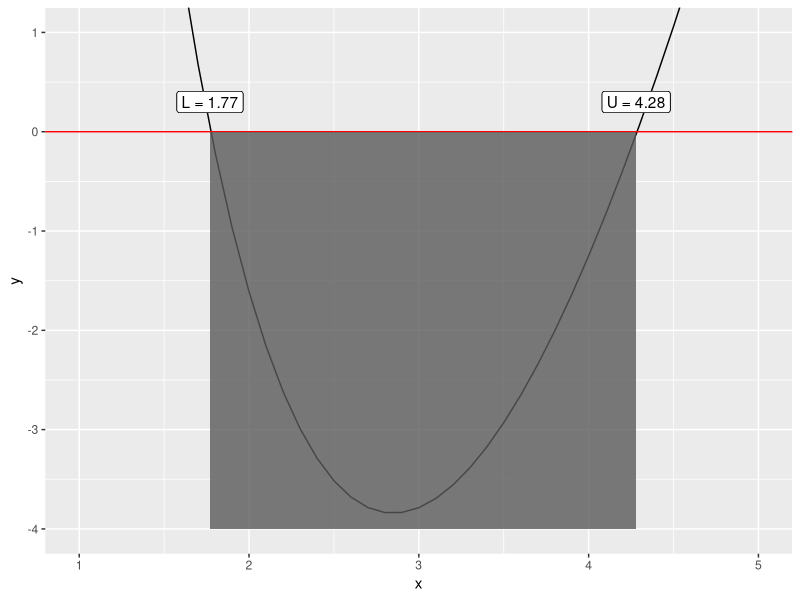

Here is the R script that generated this plot: (Note: this script raises an error after producing the figure.)
## Graphique pour l'exemple 13.57 du Loss Models
## ACT-2005 // A2018 // Gabriel Crépeault-Cauchon
## 7 décembre 2018
setwd(dirname(rstudioapi::getSourceEditorContext()$path))
library(ggplot2)

## Créer la fonction à tracer
f <- function(x)
{
    -200.2213 - 40 * log(x) - 40 * x * log(100) + 198.25 * (x+1)
}

ggplot(data = data.frame(x = c(0,10)), aes(x)) + 
    coord_cartesian(xlim = c(1,5), ylim = c(-4,1)) + 
    stat_function(fun = f) + 
    geom_abline(intercept = 0, slope = 0, color = "red") + 
    geom_rect(aes(xmin = 1.77, xmax = 4.28,
                  ymin = -4, ymax = 0,
                  alpha = 0.3)) + 
    geom_label(aes(x = 1.77, y = 0.3, label = "L = 1.77")) + 
    geom_label(aes(x = 4.28, y = 0.3, label = "U = 4.28")) + 
    theme(legend.position = "none") + 
    ggsave("Q13-57_visualisation.png")
